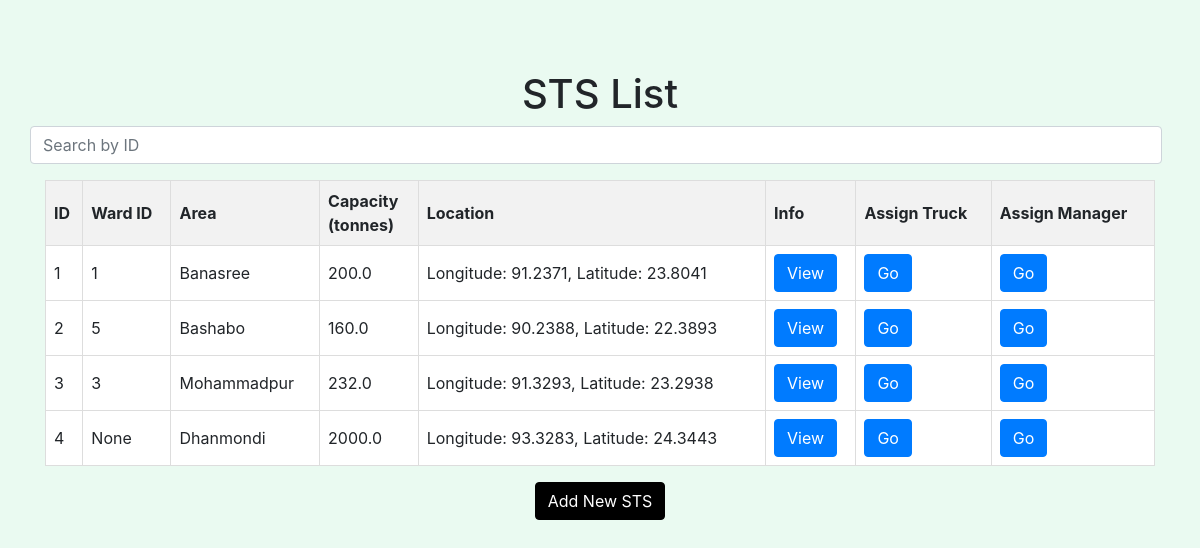
The page /sts/ (signed in) on the database its author committed.
### models.py (models this page shows, shortened)
class Sts_info(db.Model):
    id = db.Column(db.Integer, primary_key=True)
    name = db.Column(db.String)
    ward_id = db.Column(db.Integer, unique=True)
    station_capacity = db.Column(db.Float)
    latitude = db.Column(db.Float)
    longitude = db.Column(db.Float)

### sts.py (the view, shortened to what this page needs)
@sts.route('/', methods=['GET', 'POST'])
def create_sts():
    if request.method == 'GET':
        if 9 in session['permissions']:
            all_sts = Sts_info.query.all()
            sts_data = [
                {
                 'id': sts.id,
                 'ward_id': sts.ward_id,
                 'name': sts.name,
                 'capacity': sts.station_capacity,
                 'long': sts.longitude,
                 'lat': sts.latitude
                 }
                for sts in all_sts]
            if request.headers.get('accept') == 'application/json':
                return jsonify(sts_data), 201
            else:
                return render_template('all_sts.html', stss=sts_data)
        else:
            response_data = {
                "success": "False",
                "message": "Request Failed: Method Not Allowed"
            }
            return jsonify(response_data), 500

### templates/all_sts.html (shortened to what this page needs)
<!DOCTYPE html>
<html lang="en">
<head>
    <link rel="stylesheet" href="https://cdn.jsdelivr.net/npm/bootstrap@4.6.2/dist/css/bootstrap.min.css">
</head>
<body>
<div class="container">
    <h1 class="row justify-content-center">STS List</h1>
    <div class="row justify-content-center mb-3">
        <input type="number" id="searchInput" class="form-control mr-2" placeholder="Search by ID">
    </div>
    <table id="stsTable">
        <thead>
            <tr>
                <th onclick="sortTable(0)">ID</th>
                <th onclick="sortTable(1)">Ward ID</th>
                <th onclick="sortTable(2)">Area</th>
                <th onclick="sortTable(3)">Capacity<br>(tonnes)</th>
                <th onclick="sortTable(4)">Location</th>
                <th>Info</th>
                <th>Assign Truck</th>
                <th>Assign Manager</th>
            </tr>
        </thead>
        <tbody>
            {% for sts in stss %}
                <tr class="stsData">
                    <td>{{ sts.id }}</td>
                    <td>{{ sts.ward_id }}</td>
                    <td>{{ sts.name }}</td>
                    <td>{{ sts.capacity }}</td>
                    <td>Longitude: {{sts.long}},  Latitude: {{sts.lat}}</td>
                    <td><a href="/sts/edit/{{sts.id}}" class="btn btn-primary">View</a></td>
                    <td><a href="/sts/assign/{{sts.ward_id}}" class="btn btn-primary">Go</a></td>
                    <td><a href="/sts/assign_m/{{sts.ward_id}}" class="btn btn-primary">Go</a></td>
                </tr>
            {% endfor %}
        </tbody>
    </table>
    <div class="row justify-content-center mt-3">
        <a href="/sts/add_sts" class="btn btn-create">Add New STS</a>
    </div>
</div>
</body>
</html>

### templates/all_sts.html (style rules this page uses)
body { background-color: #eafaf1; padding: 20px; }
.container { margin-top: 50px; }
table { width: 100%; border-collapse: collapse; background-color: #fff; border: 1px solid #dddddd; }
th, td { border: 1px solid #dddddd; text-align: left; padding: 8px; }
th { background-color: #f2f2f2; cursor: pointer; }
.btn-create { background-color: #000000; border-color: #000000; color: #ffffff; }

### rows shown on the page
Sts_info: id "1", ward_id "1", name "Banasree", capacity "200.0", long "91.2371", lat "23.8041"
Sts_info: id "2", ward_id "5", name "Bashabo", capacity "160.0", long "90.2388", lat "22.3893"
Sts_info: id "3", ward_id "3", name "Mohammadpur", capacity "232.0", long "91.3293", lat "23.2938"
Sts_info: id "4", ward_id "None", name "Dhanmondi", capacity "2000.0", long "93.3283", lat "24.3443"
